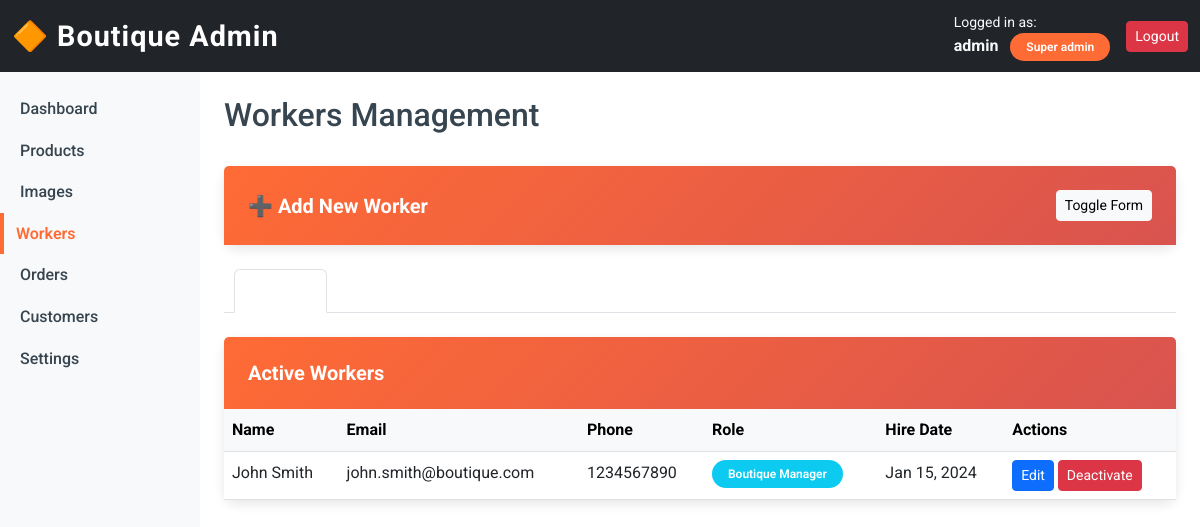
The page /admin/workers.php (signed in) on the database its author committed.
### tables this page shows
CREATE TABLE workers (
    id INT PRIMARY KEY AUTO_INCREMENT,
    admin_id INT NOT NULL,
    worker_role_id INT NOT NULL,
    first_name VARCHAR(100) NOT NULL,
    last_name VARCHAR(100) NOT NULL,
    email VARCHAR(255) UNIQUE NOT NULL,
    phone VARCHAR(20),
    hire_date DATE,
    is_active BOOLEAN DEFAULT TRUE,
    created_at TIMESTAMP DEFAULT CURRENT_TIMESTAMP,
    FOREIGN KEY (admin_id) REFERENCES admin_users(id) ON DELETE CASCADE,
    FOREIGN KEY (worker_role_id) REFERENCES worker_roles(id) ON DELETE RESTRICT,
    INDEX idx_email (email),
    INDEX idx_active (is_active)
);

CREATE TABLE worker_roles (
    id INT PRIMARY KEY AUTO_INCREMENT,
    name VARCHAR(100) NOT NULL UNIQUE,
    description TEXT,
    permissions JSON,
    is_active BOOLEAN DEFAULT TRUE,
    created_at TIMESTAMP DEFAULT CURRENT_TIMESTAMP
);

### admin/workers.php (the view, shortened to what this page needs)
<?php
require_once '../config/database.php';
$page = isset($_GET['page']) ? (int)$_GET['page'] : 1;
$perPage = 10;
$offset = ($page - 1) * $perPage;
$workersQuery = "
    SELECT w.*, wr.name as role_name
    FROM workers w
    JOIN worker_roles wr ON w.worker_role_id = wr.id
    WHERE w.is_active = 1
    ORDER BY w.created_at DESC
    LIMIT " . intval($perPage) . " OFFSET " . intval($offset);
$workersResult = mysqli_query($conn, $workersQuery);
$workers = [];
while ($row = mysqli_fetch_assoc($workersResult)) {
    $workers[] = $row;
}
?>
<!DOCTYPE html>
<html lang="en">
<head>
    <link href="https://cdn.jsdelivr.net/npm/bootstrap@5.3.0/dist/css/bootstrap.min.css" rel="stylesheet">
    <link rel="stylesheet" href="../assets/css/style.css">
</head>
<body>
<nav class="navbar navbar-dark bg-dark">
    <div class="container-fluid">
        <span class="navbar-brand">🔶 Boutique Admin</span>
        <div class="d-flex align-items-center gap-3">
            <div class="text-light">
                <small class="d-block">Logged in as:</small>
                <strong><?php echo htmlspecialchars($_SESSION['admin_username']); ?></strong>
                <span class="badge bg-orange ms-2"><?php echo ucfirst(str_replace('_', ' ', $_SESSION['admin_role'])); ?></span>
            </div>
            <a href="logout.php" class="btn btn-danger btn-sm">Logout</a>
        </div>
    </div>
</nav>
<div class="container-fluid">
    <div class="row">
        <nav class="col-md-2 d-md-block bg-light sidebar p-0">
            <div class="position-sticky pt-3">
                <ul class="nav flex-column">
                    <li class="nav-item"><a class="nav-link" href="dashboard.php">Dashboard</a></li>
                    <li class="nav-item"><a class="nav-link" href="products.php">Products</a></li>
                    <li class="nav-item"><a class="nav-link" href="images.php">Images</a></li>
                    <li class="nav-item"><a class="nav-link active" href="workers.php" style="color: #FF6B35; font-weight: 600; border-left: 4px solid #FF6B35; padding-left: 12px;">Workers</a></li>
                    <li class="nav-item"><a class="nav-link" href="orders.php">Orders</a></li>
                    <li class="nav-item"><a class="nav-link" href="customers.php">Customers</a></li>
                    <li class="nav-item"><a class="nav-link" href="settings.php">Settings</a></li>
                </ul>
            </div>
        </nav>
        <main class="col-md-10 ms-sm-auto px-md-4">
            <div class="d-flex justify-content-between align-items-center mt-4 mb-4">
                <h2>Workers Management</h2>
            </div>
            <div class="card mb-4">
                <div class="card-header bg-orange text-white d-flex justify-content-between align-items-center">
                    <h5 class="mb-0">➕ Add New Worker</h5>
                    <button type="button" class="btn btn-light btn-sm" data-bs-toggle="collapse" data-bs-target="#addWorkerForm" aria-expanded="false">
                        Toggle Form
                    </button>
                </div>
            </div>
            <ul class="nav nav-tabs mb-4" role="tablist">
                <li class="nav-item" role="presentation">
                    <button class="nav-link active" id="workers-tab" data-bs-toggle="tab" data-bs-target="#workers" type="button" role="tab">Workers</button>
                </li>
                <li class="nav-item" role="presentation">
                    <button class="nav-link" id="roles-tab" data-bs-toggle="tab" data-bs-target="#roles" type="button" role="tab">Roles</button>
                </li>
            </ul>
            <div class="tab-content">
                <div class="tab-pane fade show active" id="workers" role="tabpanel">
                    <div class="card">
                        <div class="card-header bg-orange text-white">
                            <h5 class="mb-0">Active Workers</h5>
                        </div>
                        <div class="table-responsive">
                            <table class="table table-hover mb-0">
                                <thead class="table-light">
                                    <tr>
                                        <th>Name</th>
                                        <th>Email</th>
                                        <th>Phone</th>
                                        <th>Role</th>
                                        <th>Hire Date</th>
                                        <th>Actions</th>
                                    </tr>
                                </thead>
                                <tbody>
                                    <?php if (!empty($workers)): ?>
                                        <?php foreach ($workers as $worker): ?>
                                        <tr>
                                            <td><?php echo htmlspecialchars($worker['first_name'] . ' ' . $worker['last_name']); ?></td>
                                            <td><?php echo htmlspecialchars($worker['email']); ?></td>
                                            <td><?php echo htmlspecialchars($worker['phone'] ?? 'N/A'); ?></td>
                                            <td><span class="badge bg-info"><?php echo htmlspecialchars($worker['role_name']); ?></span></td>
                                            <td><?php echo $worker['hire_date'] ? date('M d, Y', strtotime($worker['hire_date'])) : 'N/A'; ?></td>
                                            <td>
                                                <button class="btn btn-sm btn-primary">Edit</button>
                                                <button class="btn btn-sm btn-danger">Deactivate</button>
                                            </td>
                                        </tr>
                                        <?php endforeach; ?>
                                    <?php else: ?>
                                        <tr>
                                            <td colspan="6" class="text-center text-muted py-4">No workers found</td>
                                        </tr>
                                    <?php endif; ?>
                                </tbody>
                            </table>
                        </div>
                    </div>
                </div>
            </div>
        </main>
    </div>
</div>
</body>
</html>

### assets/css/style.css (style rules this page uses)
:root { --primary-orange: #FF6B35; --burnt-orange: #D9534F; --soft-orange: #FFB997; --peach: #FFDAB9; --cream: #FFF8DC; --warm-gray: #A9A9A9; --charcoal: #36454F; --light-gray: #f8f9fa; }
body { font-family: 'Roboto', sans-serif; color: var(--charcoal); line-height: 1.6; }
.navbar-brand { color: white !important; font-size: 1.8rem; font-weight: 700; letter-spacing: 1px; }
.nav-link { color: white !important; font-weight: 500; transition: all 0.3s ease; margin: 0 10px; }
.card { border: none; border-radius: 12px; box-shadow: 0 4px 12px rgba(0,0,0,0.1); }
.card-header { background: linear-gradient(135deg, var(--primary-orange), var(--burnt-orange)); color: white; border: none; border-radius: 12px 12px 0 0; padding: 1.5rem; }
.card-header h5 { margin: 0; font-weight: 700; }
.badge { padding: 0.5rem 1rem; border-radius: 20px; font-weight: 600; }
.sidebar { height: calc(100vh - 56px); position: sticky; top: 56px; overflow-y: auto; }
.sidebar .nav-link { color: var(--charcoal) !important; font-weight: 500; margin: 0; border-left: 4px solid transparent; transition: all 0.3s ease; }
.sidebar .nav-link.active { color: var(--primary-orange) !important; background-color: var(--light-gray); border-left-color: var(--primary-orange); font-weight: 700; }
.bg-orange { background-color: var(--primary-orange) !important; }

### rows shown on the page
workers: first_name+last_name "John Smith", email "john.smith@boutique.com", phone "1234567890", worker_role.name "Boutique Manager", hire_date "Jan 15, 2024"

### other values the page prints
$_SESSION['admin_username'] "admin"
str_replace('_', ' ', $_SESSION['admin_role']) "Super admin"
